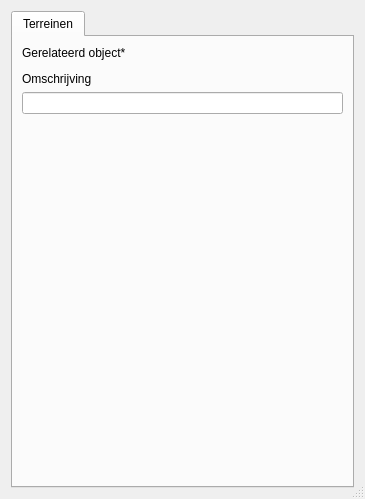
<?xml version="1.0" encoding="UTF-8"?>
<ui version="4.0">
 <class>ingang_bouwaag</class>
 <widget class="QDialog" name="ingang_bouwaag">
  <property name="geometry">
   <rect>
    <x>0</x>
    <y>0</y>
    <width>365</width>
    <height>499</height>
   </rect>
  </property>
  <property name="sizePolicy">
   <sizepolicy hsizetype="Preferred" vsizetype="Minimum">
    <horstretch>0</horstretch>
    <verstretch>0</verstretch>
   </sizepolicy>
  </property>
  <property name="minimumSize">
   <size>
    <width>0</width>
    <height>0</height>
   </size>
  </property>
  <property name="windowTitle">
   <string>Dialog</string>
  </property>
  <property name="autoFillBackground">
   <bool>false</bool>
  </property>
  <property name="sizeGripEnabled">
   <bool>true</bool>
  </property>
  <layout class="QVBoxLayout" name="verticalLayout">
   <item>
    <widget class="QTabWidget" name="Objectgegevens_2">
     <property name="sizePolicy">
      <sizepolicy hsizetype="Preferred" vsizetype="Preferred">
       <horstretch>0</horstretch>
       <verstretch>0</verstretch>
      </sizepolicy>
     </property>
     <property name="autoFillBackground">
      <bool>true</bool>
     </property>
     <property name="currentIndex">
      <number>0</number>
     </property>
     <property name="documentMode">
      <bool>false</bool>
     </property>
     <widget class="QWidget" name="sectoren">
      <attribute name="title">
       <string>Terreinen</string>
      </attribute>
      <layout class="QVBoxLayout" name="verticalLayout_2">
       <item>
        <widget class="QLabel" name="label_3">
         <property name="text">
          <string>Gerelateerd object*</string>
         </property>
        </widget>
       </item>
       <item>
        <widget class="QgsRelationReferenceWidget" name="object_id" native="true">
         <property name="sizePolicy">
          <sizepolicy hsizetype="Preferred" vsizetype="Preferred">
           <horstretch>0</horstretch>
           <verstretch>0</verstretch>
          </sizepolicy>
         </property>
         <property name="minimumSize">
          <size>
           <width>0</width>
           <height>0</height>
          </size>
         </property>
         <property name="whatsThis">
          <string/>
         </property>
        </widget>
       </item>
       <item>
        <widget class="QLabel" name="label_7">
         <property name="text">
          <string>Omschrijving</string>
         </property>
        </widget>
       </item>
       <item>
        <widget class="QLineEdit" name="omschrijving">
         <property name="minimumSize">
          <size>
           <width>0</width>
           <height>0</height>
          </size>
         </property>
         <property name="maxLength">
          <number>254</number>
         </property>
        </widget>
       </item>
       <item>
        <spacer name="verticalSpacer">
         <property name="orientation">
          <enum>Qt::Vertical</enum>
         </property>
         <property name="sizeHint" stdset="0">
          <size>
           <width>0</width>
           <height>0</height>
          </size>
         </property>
        </spacer>
       </item>
      </layout>
      <zorder>verticalSpacer</zorder>
      <zorder>object_id</zorder>
      <zorder>omschrijving</zorder>
      <zorder>label_7</zorder>
      <zorder>label_3</zorder>
     </widget>
    </widget>
   </item>
  </layout>
 </widget>
 <customwidgets>
  <customwidget>
   <class>QgsRelationReferenceWidget</class>
   <extends>QWidget</extends>
   <header>qgsrelationreferencewidget.h</header>
  </customwidget>
 </customwidgets>
 <resources>
  <include location="image.qrc"/>
 </resources>
 <connections/>
</ui>
